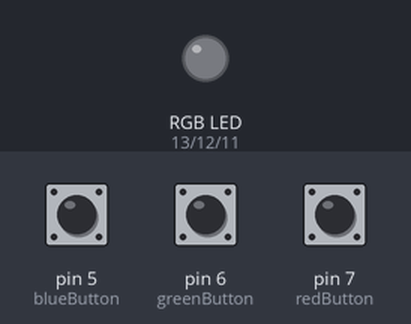
Recording of a sketch running on a simulated Arduino Uno, built with avr-gcc and run on an emulated ATmega328P. On the bench: an RGB LED mixed from three pins (HIGH = lit). The inputs (shaded band) are chosen by the test bench; at power-on: pin 5 (blueButton) LOW, pin 6 (greenButton) LOW, pin 7 (redButton) LOW.

Above: at 1.2 s.
1.3 s: pin 5 (blueButton) pulled HIGH for 0.15 s
At 2.2 s:
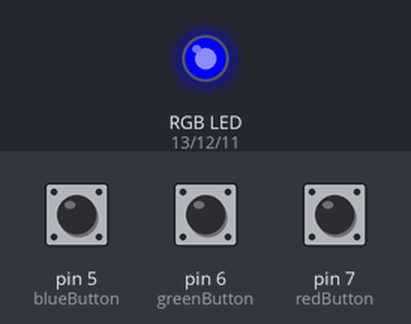
2.9 s: pin 6 (greenButton) pulled HIGH for 0.15 s
At 3.4 s:
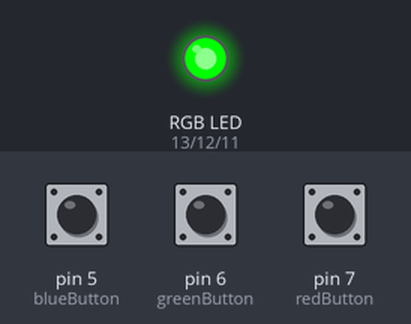
4.5 s: pin 7 (redButton) pulled HIGH for 0.15 s
At 5.7 s:
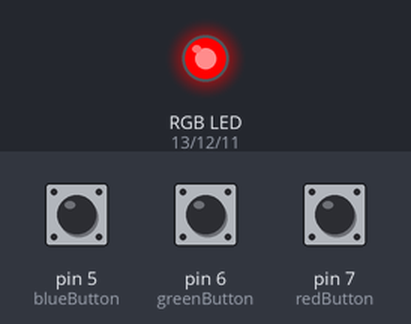
6.1 s: pin 5 (blueButton) pulled HIGH for 1 s
At 7.0 s:
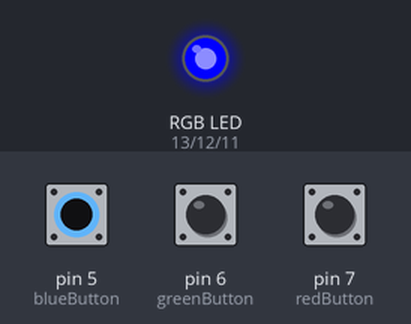
8.6 s: pin 6 (greenButton) pulled HIGH for 1 s
At 8.9 s:
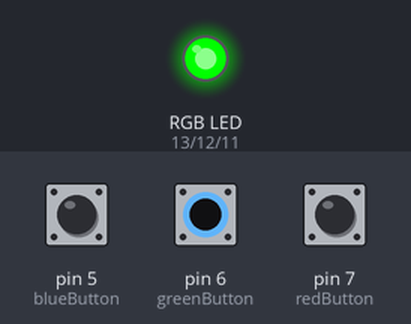
11.1 s: pin 5 (blueButton) driven HIGH and pin 6 (greenButton) driven HIGH
At 12.0 s:
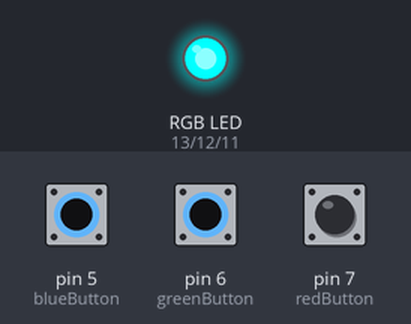
Timing chart, 0 to 13.6 s (numbered marks = the images above; inputs shaded):
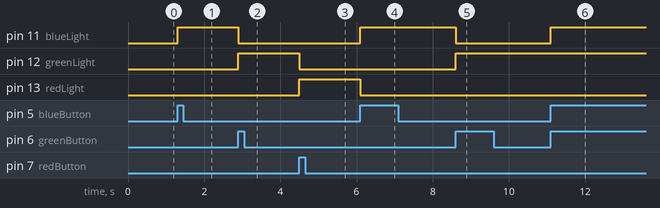

The sketch:

sketch_feb20a.ino
```cpp
#include <rgbled.h>


int redButton = 7; //match pin number to correct part
int greenButton = 6;
int blueButton = 5;
int redState = 0;
int greenState = 0;
int blueState = 0;
int redLight = 13;
int greenLight = 12;
int blueLight = 11;


void setup() {
  // put your setup code here, to run once:
  pinMode(redButton, INPUT);  //set the pins to output or input
  pinMode(greenButton, INPUT);
  pinMode(blueButton, INPUT);
  pinMode(redLight, OUTPUT);
  pinMode(greenLight, OUTPUT);
  pinMode(blueLight, OUTPUT);

}

void loop() {
  redState = digitalRead(redButton); //read button input
  greenState = digitalRead(greenButton);
  blueState = digitalRead(blueButton);
//decisions for the lights
  if (redState == HIGH && blueState == LOW && greenState == LOW) {

    digitalWrite(blueLight, LOW);
    digitalWrite(greenLight, LOW);
    digitalWrite(redLight, HIGH);
}

 if (blueState == HIGH && redState == LOW && greenState == LOW) {

    digitalWrite(blueLight, HIGH);
    digitalWrite(greenLight, LOW);
    digitalWrite(redLight, LOW);

}
 if (greenState == HIGH && redState == LOW && blueState == LOW) {

    digitalWrite(blueLight, LOW);
    digitalWrite(greenLight, HIGH);
    digitalWrite(redLight, LOW);

}
if (redState == HIGH && blueState == HIGH && greenState == LOW) {

    digitalWrite(blueLight, HIGH);
    digitalWrite(greenLight, LOW);
    digitalWrite(redLight, HIGH);
}
if (redState == HIGH && blueState == LOW && greenState == HIGH) {

    digitalWrite(blueLight, LOW);
    digitalWrite(greenLight, HIGH);
    digitalWrite(redLight, HIGH);
}
if (blueState == HIGH && redState == LOW && greenState == HIGH) {

    digitalWrite(blueLight, HIGH);
    digitalWrite(greenLight, HIGH);
    digitalWrite(redLight, LOW);

}

}
```

Measured:
- after the input at 1.3 s, pin 11 (blueLight): LOW → HIGH at once
- after the input at 2.9 s, pin 11 (blueLight): HIGH → LOW at once; pin 12 (greenLight): LOW → HIGH at once
- after the input at 4.5 s, pin 12 (greenLight): HIGH → LOW at once; pin 13 (redLight): LOW → HIGH at once
- after the input at 6.1 s, pin 11 (blueLight): LOW → HIGH at once; pin 13 (redLight): HIGH → LOW at once
- after the input at 8.6 s, pin 11 (blueLight): HIGH → LOW at once; pin 12 (greenLight): LOW → HIGH at once
- after the input at 11.1 s, pin 11 (blueLight): LOW → HIGH at once
